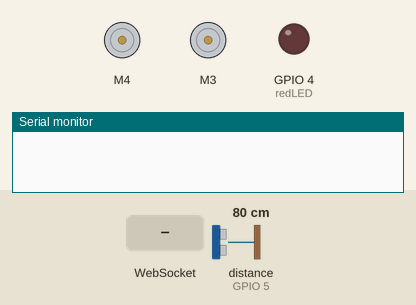
Simulated run of this sketch. Board: ESP32-S3. Shown: 2 × DC motor (green arrow = forward, orange = backward, longer = faster), output pins drawn as LEDs (lit = HIGH), the last lines printed to the serial monitor. Wiring (inferred from the names in the program): ultrasonic range finder: trigger GPIO 6; echo GPIO 5. Inputs (shaded band) come from the test bench; at power-on: distance to the obstacle (sensor on GPIO 5) 80 cm. The echo pulse lasts 58.3 µs per cm; pins used as bus, display or sensor lines are not drawn.

Above: at 1.2 s.
1.3 s: WebSocket text "forward" received
At 2.5 s:
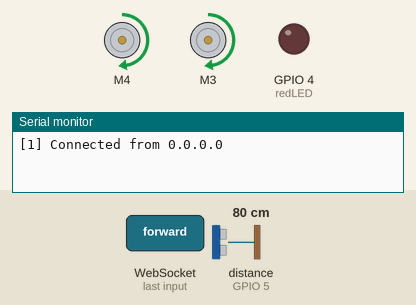
2.8 s: distance to the obstacle (sensor on GPIO 5) set to 21 cm
4.3 s: distance to the obstacle (sensor on GPIO 5) set to 18 cm
At 5.5 s:
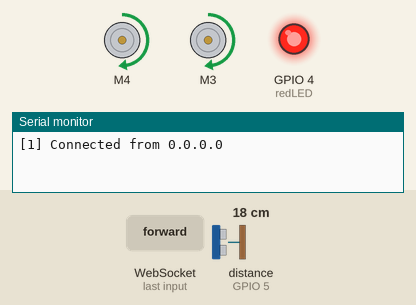
5.8 s: WebSocket text "backward" received
At 7.0 s:
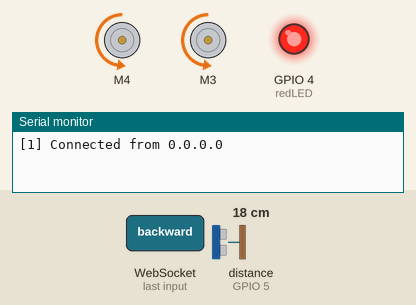
7.3 s: WebSocket text "left" received
At 8.4 s:
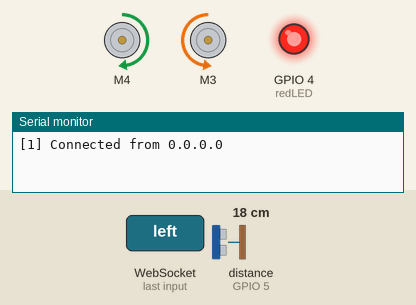
8.8 s: WebSocket text "right" received
At 9.5 s:
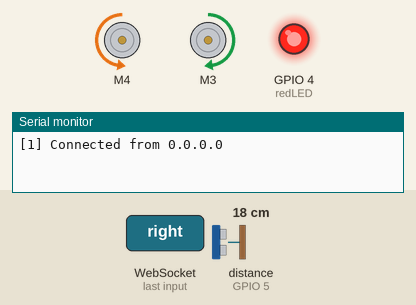
Timing chart, 0 to 11.3 s (numbered marks = the images above; inputs shaded):
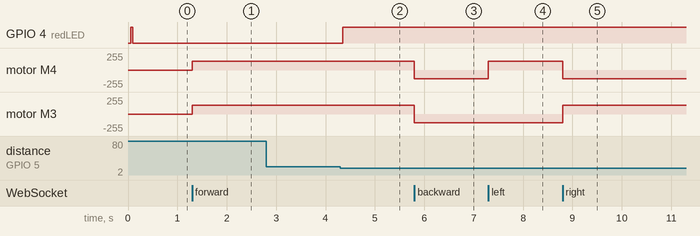

The sketch:

ProjectThing.ino
```cpp
#include "ProjectThing.h"

void setup()
{
  Serial.begin(115200);

  pinMode(redLED, OUTPUT);
  pinMode(greenLED, OUTPUT);
  pinMode(trigPin, OUTPUT);
  pinMode(echoPin, INPUT);

  setupMotorServer();
  setupUltrasonicSensor();
}

void loop()
{
  loopUltrasonicSensor();
}
```

MotorServer.cpp
```cpp
/**
 * Handles the motor control server for the RoboCar project.
 */

#include "ProjectThing.h"

Adafruit_MotorShield AFMS = Adafruit_MotorShield();
Adafruit_DCMotor *L_MOTOR = AFMS.getMotor(3);
Adafruit_DCMotor *R_MOTOR = AFMS.getMotor(4);
AsyncWebServer server(80);
AsyncWebSocket ws("/ws");

const char *ssid = "RoboCar (visit 192.168.4.1)";
int numClients = 0;
int motorSpeed = 128;

/**
 * Moves the car forward.
 * @param command The command received from the client.
 */
int forward(String command)
{
  R_MOTOR->setSpeed(motorSpeed);
  R_MOTOR->run(FORWARD);
  L_MOTOR->setSpeed(motorSpeed);
  L_MOTOR->run(FORWARD);

  return 1;
}

/**
 * Moves the car backward.
 * @param command The command received from the client.
 */
int backward(String command)
{
  R_MOTOR->setSpeed(motorSpeed);
  R_MOTOR->run(BACKWARD);
  L_MOTOR->setSpeed(motorSpeed);
  L_MOTOR->run(BACKWARD);

  return 1;
}

/**
 * Turns the car left.
 * @param command The command received from the client.
 */
int left(String command)
{
  R_MOTOR->setSpeed(motorSpeed);
  R_MOTOR->run(FORWARD);
  L_MOTOR->setSpeed(motorSpeed);
  L_MOTOR->run(BACKWARD);

  return 1;
}

/**
 * Turns the car right.
 * @param command The command received from the client.
 */
int right(String command)
{
  R_MOTOR->setSpeed(motorSpeed);
  R_MOTOR->run(BACKWARD);
  L_MOTOR->setSpeed(motorSpeed);
  L_MOTOR->run(FORWARD);

  return 1;
}

/**
 * Stops the car moving.
 * @param command The command received from the client.
 */
int stop(String command)
{
  R_MOTOR->setSpeed(0);
  R_MOTOR->run(RELEASE);
  L_MOTOR->setSpeed(0);
  L_MOTOR->run(RELEASE);

  return 1;
}

/**
 * Handles websocket events for motor control.
 *
 * @param server The WebSocket server.
 * @param client The WebSocket client that triggered the event.
 * @param type The type of the event.
 * @param arg Additional argument provided with the event.
 * @param data The data received with the event.
 * @param len The length of the data received.
 *
 */
void onEvent(AsyncWebSocket *server, AsyncWebSocketClient *client, AwsEventType type, void *arg, uint8_t *data, size_t len)
{
  switch (type)
  {
  // Client has connected
  case WS_EVT_CONNECT:
    // Prevents more than one client from connecting
    if (numClients == 0)
    {
      Serial.printf("[%u] Connected from %s\n", client->id(), client->remoteIP().toString().c_str());
      numClients++;
    }
    else
    {
      client->close(4000, "A controller is already connected.");
    }

    break;

  // Client has disconnected
  case WS_EVT_DISCONNECT:
    Serial.printf("[%u] Disconnected!\n", client->id());
    if (numClients > 0)
    {
      numClients--;
    }

    break;

  // Commands sent from the client
  case WS_EVT_DATA:
    AwsFrameInfo *info = (AwsFrameInfo *)arg;
    if (info->final && info->index == 0 && info->len == len)
    {
      // Make sure the entire message is captured and null-terminated
      char *msg = new char[len + 1];
      memcpy(msg, data, len);
      msg[len] = '\0';
      String command = msg;
      delete[] msg;

      if (command == "forward")
      {
        forward(command);
      }
      else if (command == "backward")
      {
        backward(command);
      }
      else if (command == "left")
      {
        left(command);
      }
      else if (command == "right")
      {
        right(command);
      }
      else if (command == "stop")
      {
        stop(command);
      }
      else if (command.startsWith("speed"))
      {
        motorSpeed = command.substring(5).toInt();
      }
      break;
    }
  }
}

/**
 * Sets up the async web server, attaching websocket handlers for motor control.
 */
void setupMotorServer()
{
  WiFi.mode(WIFI_AP_STA);
  WiFi.softAP(ssid, NULL);
  WiFi.disconnect();

  // Initialize the motor shield
  if (!AFMS.begin())
  {
    Serial.println("Could not find Motor Shield. Check wiring.");
    while (1);
  }

  // Server routes
  server.on("/", HTTP_GET, [](AsyncWebServerRequest *request)
            { request->send(200, "text/html", HTML_INDEX); });

  server.on("/style.css", HTTP_GET, [](AsyncWebServerRequest *request)
            { request->send(200, "text/css", CSS_STYLE); });

  server.on("/control.js", HTTP_GET, [](AsyncWebServerRequest *request)
            { request->send(200, "application/javascript", JS_CONTROL); });

  server.begin();
  ws.onEvent(onEvent);
  server.addHandler(&ws);
}
```

ProjectThing.h
```cpp
#include <Arduino.h>
#include <Adafruit_MotorShield.h>
#include <WiFi.h>
#include <AsyncTCP.h>
#include <ESPAsyncWebServer.h>
#include <Wire.h>

const int echoPin = 5;
const int redLED = A3;
const int greenLED = A4;
const int trigPin = A5;

// MotorServer.cpp
extern AsyncWebSocket ws;
void setupMotorServer();

// UltrasonicSensor.cpp
void setupUltrasonicSensor();
void loopUltrasonicSensor();

// ServerFiles.h
extern const char HTML_INDEX[];
extern const char CSS_STYLE[];
extern const char JS_CONTROL[];
```

ServerFiles.cpp
```cpp
/**
 * Stores the HTML, CSS, and JavaScript files for the server.
 */

#include "ProjectThing.h"

const char HTML_INDEX[] = R"(
<!DOCTYPE html>
<html lang="en">
    <head>
        <meta charset="UTF-8" />
        <meta name="viewport" content="width=device-width, initial-scale=1.0" />
        <title>Robot Car</title>
        <link rel="stylesheet" href="style.css" />
    </head>
    <body>
        <h1>Robot Car</h1>
        <div class="connection-status">
            <span>•</span>
            <p class="connection-text">No connection</p>
        </div>

        <p id="distance">Distance to obstacle in front:</p>

        <div class="speed-control">
            <input type="range" name="speed" id="speed" min="1" max="255">
            <div class="speed-value-container">
                <label for="speed" id="speed-value">128</label>
                <p>Speed</p>
            </div>
        </div>

        <div class="controls">
            <div class="button-group">
                <button id="left" title="Left">˂</button>
                <button id="right" title="Right">˃</button>
            </div>

            <div class="button-group">
                <button id="backward" title="Backward"></button>
                <button id="forward" title="Forward"></button>
            </div>
        </div>

        <script src="control.js"></script>
    </body>
</html>
)";

const char CSS_STYLE[] = R"(
*,
*::before,
*::after {
    box-sizing: border-box;
}

body {
    position: relative;
    display: flex;
    flex-direction: column;
    justify-content: space-between;
    align-items: center;
    height: 100dvh;
    margin: 0;
    padding: 2rem;
    font-family: sans-serif;
    background-color: hsl(0, 0%, 10%);
    color: hsl(0, 0%, 90%);
}

.connection-status {
    position: absolute;
    display: flex;
    flex-direction: row;
    align-items: center;
    gap: 0.5rem;
    top: 0;
    right: 0;
    padding: 1rem 2rem;
}

.connection-status span {
    color: red;
    font-size: 2rem;
    animation: pulse 1.2s infinite;
}

@keyframes pulse {
    0% {
        transform: scale(1);
    }
    50% {
        transform: scale(1.3);
    }
    100% {
        transform: scale(1);
    }
}

.speed-control {
    position: absolute;
    display: flex;
    align-items: center;
    gap: 0.5rem;
    left: 1rem;
    top: 10%;
}

#speed-value {
    display: inline-block;
    width: 3rem;
    padding: 0.5rem;
    border: 0.15rem solid hsl(0, 0%, 40%);
    border-radius: 0.5rem;
    background: hsl(0, 0%, 20%);
    text-align: center;
}

#speed {
    writing-mode: vertical-lr;
    direction: rtl;
    vertical-align: middle;
    cursor: pointer;
}

.speed-value-container {
    display: none;
}

.speed-control:hover .speed-value-container,
.speed-control:active .speed-value-container {
    display: block;
}

.controls {
    display: flex;
    justify-content: space-between;
    width: 100%;
}

button {
    align-self: flex-end;
    padding: 2rem;
    cursor: pointer;
    border: none;
}

.button-group {
    display: flex;
    gap: 1.5rem;
}

#forward,
#backward {
    background: repeating-linear-gradient(
            transparent,
            transparent 10px,
            hsla(0, 0%, 100%, 0.6) 5px,
            hsla(0, 0%, 100%, 0.5) 20px
        ),
        linear-gradient(to bottom, #a9a9a9 0%, #696969 100%);
    box-shadow: 0 5px 15px rgba(0, 0, 0, 0.2);
    border-radius: 0.1rem 0.1rem 0.5rem 0.5rem;
    padding: 2.5rem;
}

#forward {
    padding-block: 4rem;
}

#forward:hover,
#forward:active,
#backward:hover,
#backward:active {
    background: repeating-linear-gradient(
            transparent,
            transparent 10px,
            rgba(255, 255, 255, 0.3) 5px,
            rgba(255, 255, 255, 0.5) 20px
        ),
        linear-gradient(to bottom, #696969 0%, #a9a9a9 100%);
}

#left,
#right {
    border: 0.15rem solid hsl(0, 0%, 40%);
    border-radius: 0.5rem;
    font-size: 1.5rem;
    color: hsl(0, 0%, 90%);
    background: transparent;
}

#left:hover,
#left:active,
#right:hover,
#right:active {
    background: hsl(0, 0%, 20%);
}
)";

const char JS_CONTROL[] = R"(
const socket = new WebSocket("ws://192.168.4.1/ws");
var distance = Number.MAX_SAFE_INTEGER;

socket.onopen = (e) => {
    document.querySelector(".connection-text").textContent = "Connected";
    document.querySelector(".connection-status span").style.color = "lightgreen";
};

socket.onclose = (e) => {
    document.querySelector(".connection-text").textContent = "No connection";
    document.querySelector(".connection-status span").style.color = "red";
};

socket.onmessage = (e) => {
    distance = Number(e.data.trim());

    if (distance < 20) {
        document.getElementById("distance").textContent =
            "Obstacle in front too close, cannot move";
    } else {
        document.getElementById("distance").textContent =
            "Distance to obstacle in front: " + distance + " cm";
    }
};

const sendCommand = (command) => {
    if (command === "forward" && distance < 20) {
        command = "stop";
    }

    if (socket.readyState === WebSocket.OPEN) {
        socket.send(command);
    }
};

var commands = ["forward", "backward", "left", "right"];
commands.forEach((command) => {
    var button = document.getElementById(command);

    button.addEventListener("mousedown", (e) => {
        e.preventDefault();
        sendCommand(command);
    });

    button.addEventListener("touchstart", (e) => {
        e.preventDefault();
        sendCommand(command);
    });

    button.addEventListener("mouseup", (e) => {
        e.preventDefault();
        sendCommand("stop");
    });

    button.addEventListener("touchend", (e) => {
        e.preventDefault();
        sendCommand("stop");
    });
});

document.onkeydown = (e) => {
    e.preventDefault();

    switch (e.which) {
        case 37: // left
            sendCommand("left");
            break;

        case 38: // up
            if (distance < 10) {
                sendCommand("stop");
                break;
            }
            sendCommand("forward");
            break;

        case 39: // right
            sendCommand("right");
            break;

        case 40: // down
            sendCommand("backward");
            break;

        default:
            return;
    }
};

document.onkeyup = (e) => {
    e.preventDefault();
    sendCommand("stop");
};

document.getElementById("speed").oninput = (e) => {
    document.getElementById("speed-value").textContent = e.target.value;
    sendCommand("speed " + e.target.value);
};
)";
```

UltrasonicSensor.cpp
```cpp
/**
 * Controls the ultrasonic sensor
 */

#include "ProjectThing.h"

volatile bool timerFired = false;
volatile long startTime = 0;
volatile long endTime = 0;
volatile long distance = 0;

hw_timer_t *timer = NULL;

/**
 * Called when the timer fires.
 */
void IRAM_ATTR onTimer()
{
    timerFired = true;
}

/**
 * Called when the echo pin changes state.
 * If the echo pin is high, the start time is recorded.
 * If the echo pin is low, the end time is recorded and the distance is calculated.
 */
void IRAM_ATTR echoPinISR()
{
    if (digitalRead(echoPin) == HIGH)
    {
        startTime = micros();
    }
    else
    {
        endTime = micros();
        long duration = endTime - startTime;
        distance = duration / 58;
    }
}

/**
 * Sends a trigger signal to the ultrasonic sensor.
 */
void getDistance()
{
    attachInterrupt(digitalPinToInterrupt(echoPin), echoPinISR, CHANGE);

    digitalWrite(trigPin, LOW);
    delayMicroseconds(2);
    digitalWrite(trigPin, HIGH);
    delayMicroseconds(10);
    digitalWrite(trigPin, LOW);
}

/**
 * Sets up the ultrasonic sensor.
 */
void setupUltrasonicSensor()
{
    timer = timerBegin(0, 80, true);
    timerAttachInterrupt(timer, &onTimer, true);
    timerAlarmWrite(timer, 50000, true);
    timerAlarmEnable(timer);
}

/**
 * Loops the ultrasonic sensor.
 */
void loopUltrasonicSensor()
{
    if (timerFired)
    {
        getDistance();

        if (distance < 20)
        {
            digitalWrite(redLED, HIGH);
            digitalWrite(greenLED, LOW);
        }
        else
        {
            digitalWrite(greenLED, HIGH);
            digitalWrite(redLED, LOW);
        }

        // Sending the distance to the client
        ws.textAll(String(distance));
        timerFired = false;
    }
}
```

Measured:
- the behaviour switches between 20 and 19 cm on distance to the obstacle (sensor on GPIO 5) (found by bisection; images 1 and 2)
- after the input at 1.3 s, motor M4, motor M3: stopped → forward 128/255 at once
- after the input at 2.8 s, every drawn part: stays the same
- after the input at 4.3 s, GPIO 4 (redLED): LOW → HIGH after 0.05 s
- after the input at 5.8 s, motor M4, motor M3: forward 128/255 → backward 128/255 at once
- after the input at 7.3 s, motor M4: backward 128/255 → forward 128/255 at once
- after the input at 8.8 s, motor M4: forward 128/255 → backward 128/255 at once; motor M3: backward 128/255 → forward 128/255 at once
